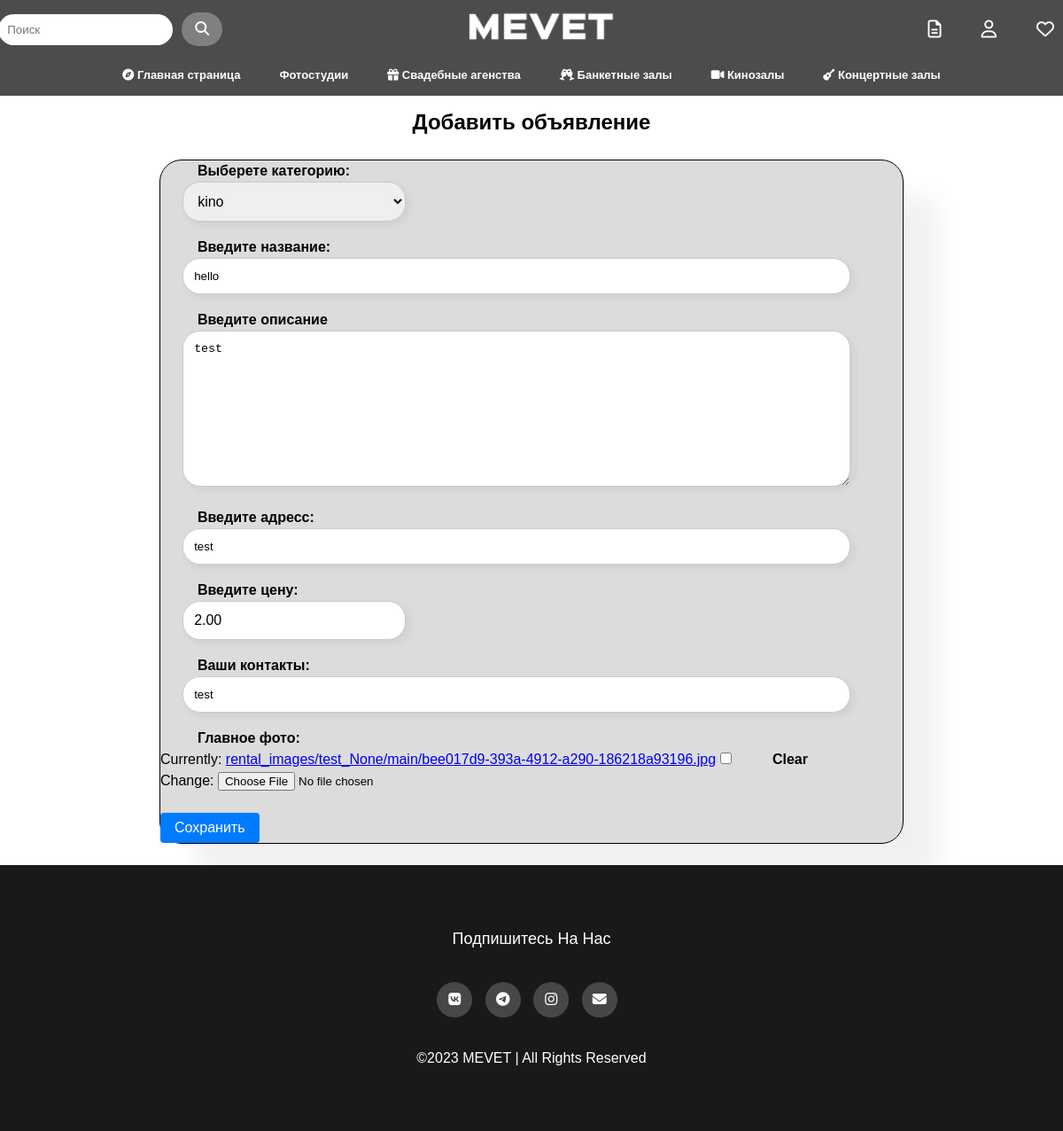
/rental/10/edit/ (signed in), run on an earlier commit of the app's database.
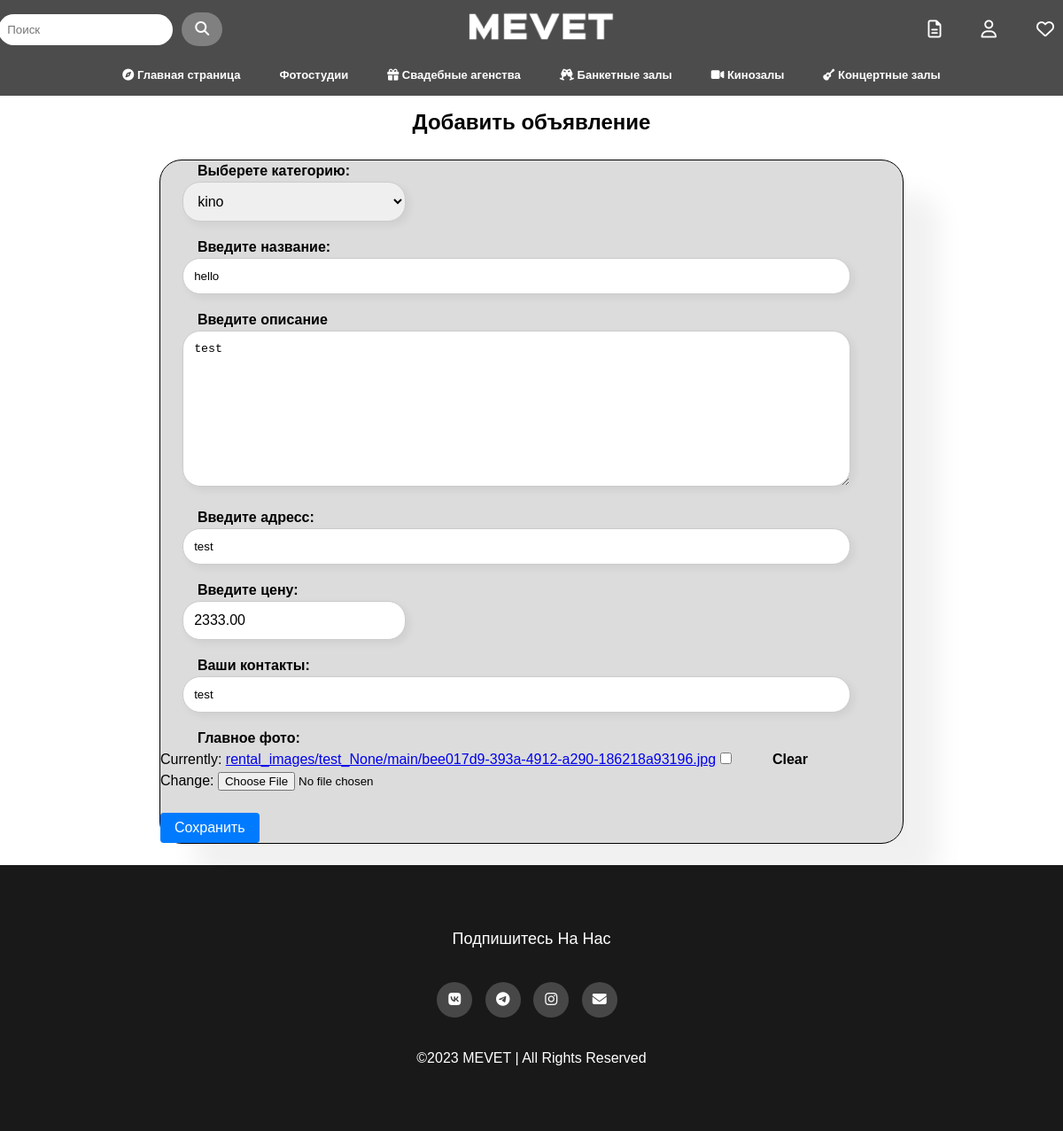
And on a later commit of the database.
### rental_ads/models.py (models this page shows, shortened)
class Rental(models.Model):
    category = models.ForeignKey(Category, on_delete=models.CASCADE)
    title = models.CharField(max_length=200)
    description = models.TextField()
    address = models.CharField(max_length=200)
    price = models.DecimalField(max_digits=10, decimal_places=2)
    contact = models.CharField(max_length=100)
    created_at = models.DateTimeField(auto_now_add=True)
    updated_at = models.DateTimeField(auto_now=True)
    main_image = models.ImageField(upload_to=rental_main_image_upload_path, blank=True, null=True)
    user = models.ForeignKey(settings.AUTH_USER_MODEL, on_delete=models.CASCADE, default=1)
    class Meta:
        verbose_name = "Rental"
        verbose_name_plural = "Rentals"

### rental_ads/views.py (the view)
# urls.py: path('rental/<int:rental_id>/edit/', views.edit_rental, name='edit_rental'),
@login_required
def edit_rental(request, rental_id):
    rental = get_object_or_404(Rental, pk=rental_id, user=request.user)
    if request.method == 'POST':
        form = RentalForm(request.POST, request.FILES, instance=rental)
        if form.is_valid():
            rental = form.save(commit=False)
            rental.user = request.user
            rental.save()
            return redirect('rental_detail', category_name=rental.category.name, rental_id=rental.id)
    else:
        form = RentalForm(instance=rental)
    return render(request, 'edit_rental.html', {'form': form})

### rental_ads/forms.py
class RentalForm(forms.ModelForm):
    class Meta:
        model = Rental
        fields = ['category', 'title', 'description', 'address', 'price', 'contact', 'main_image']
        widgets = {
          'category': forms.Select(choices=Category.objects.all(), attrs={'class': 'form-control'}),
          'title': forms.TextInput(attrs={'class': 'form-control'}),
          'description': forms.Textarea(attrs={'class': 'form-control'}),
          'address': forms.TextInput(attrs={'class': 'form-control'}),
          'price': forms.NumberInput(attrs={'class': 'form-control'}),
          'contact': forms.TextInput(attrs={'class': 'form-control'}),
          'main_image': forms.ClearableFileInput(attrs={'class': 'form-control-file'}),
        }

### rental_ads/models.py (called while the page is built)
    def __str__(self):
        return self.name

### rental_ads/templates/edit_rental.html (shortened to what this page needs)
{% extends 'base.html' %}
{% load static %}
{% block content %}
  <h2 align="center">Добавить объявление</h2>
<br>
<div class="form-container">
  <form method="POST" enctype="multipart/form-data" class="form-group">
      <label for="{{ form.category.id_for_label }}">Выберете категорию:</label>
    <br>
      {{ form.category }}
    <br>
      <label for="{{ form.title.id_for_label }}">Введите название:</label>
      {{ form.title }}
    <br>
      <label for="{{ form.description.id_for_label }}">Введите описание</label>
      {{ form.description }}
    <br>
      <label for="{{ form.address.id_for_label }}">Введите адресс:</label>
      {{ form.address }}
<br>
      <label for="{{ form.price.id_for_label }}">Введите цену:</label>
    <br>
      {{ form.price }}
    <br>
      <label for="{{ form.contact.id_for_label }}">Ваши контакты:</label>
      {{ form.contact }}
    <br>
      <label for="{{ form.main_image.id_for_label }}">Главное фото:</label>
    <br>
      {{ form.main_image }}
    <br>
    <br>
    <button type="submit" class="btn btn-primary">Сохранить</button>
  </form>
</div>
{% endblock %}

### rental_ads/templates/base.html (shortened to what this page needs)
{% load static %}
<!DOCTYPE html>
<html lang="en">
<head>
    <link rel="stylesheet" href="{% static 'rental_ads/css/style_menu.css' %}">
    <link rel="stylesheet" href="{% static 'rental_ads/css/style_footer.css' %}">
    <link rel="stylesheet" href="{% static 'rental_ads/css/style_osnov.css' %}">
    <link href="https://fonts.cdnfonts.com/css/century-gothic?styles=24895" rel="stylesheet">
    <link rel="stylesheet" href="https://use.fontawesome.com/releases/v5.3.1/css/all.css"
>
    <link rel="stylesheet" href="https://stackpath.bootstrapcdn.com/font-awesome/4.7.0/css/font-awesome.min.css">
    <link rel="stylesheet" href="https://cdnjs.cloudflare.com/ajax/libs/font-awesome/5.15.3/css/all.min.css" />
</head>
<body>
<header>
    <div class="top">
        <form class="search-form" method="get" action="{% url 'rental_search' %}">
            <div class="left">
                <input type="search" class="search-input" placeholder="Поиск">
            </div>
             <button type="submit" class="search-button"><i class="fa-solid fa-search"></i></button>
        </form>
        <div class="center">
            <img src="{% static 'rental_ads/img/logo.png' %}" alt="Логотип">
        </div>
        <div class="right">
            {% if user.is_authenticated %}
                <a href="/rental_manage" class="fa-regular fa-file-alt"></a>
                <a href="{% url 'logout' %}" class="fa-regular fa-user"></a>
            {% else %}
                <a href="#blackout-login" class="fa-regular fa-user"></a>
            {% endif %}
                <a href="/favorites" class="fa-regular fa-heart"></a>
        </div>
    </div>
    <div class="bottom">
        {% with request.path|lower|slice:":-1" as current_path %}
            <a href="/" class="fa-regular fas far far fa-compass" style="background: "><font class="bottom-text"> Главная страница</font></a>
            <a href="/pagefoto" class="fa-regular fas fa-photo" style="background: {% if '/pagefoto' == current_path %} white; color: black; {% endif %}"><font class="bottom-text"> Фотостудии</font></a>
            <a href="/svadba" class="fa-regular fas fa-gift" style="background: {% if '/svadba' == current_path %} white; color: black; {% endif %}"><font class="bottom-text"> Свадебные агенства</font></a>
            <a href="/banket" class="fa-regular fas fa-glass-cheers" style="background: {% if '/banket' == current_path %} white; color: black; {% endif %}"><font class="bottom-text"> Банкетные залы</font></a>
            <a href="/kino" class="fa-regular fas fa-video" style="background: {% if '/kino' == current_path %} white; color: black; {% endif %}"><font class="bottom-text"> Кинозалы</font></a>
            <a href="/kon" class="fa-regular fas fa-guitar" style="background: {% if '/kon' == current_path %} white; color: black; {% endif %}"><font class="bottom-text"> Концертные залы</font></a>
        {% endwith %}
    </div>
</header>
<br>
<br>
<br>
<br>
<br>
{% block content %} {% endblock content %}
<center>
<footer class="footer">
    <div class="container">
        <div class="footer-col">
            <h4>Подпишитесь на нас</h4>
            <div class="social-links">
                <a href="https://vk.com/mixysami"><i class="fa-brands fa-vk"></i></a>
                <a href="https://t.me/mixxxs"><i class="fa-brands fa-telegram"></i></a>
                <a href="https://www.instagram.com/mixysami*"><i class="fab fa-instagram"></i></a>
                <a href="https://www.google.com/intl/ru/gmail/about/"><i class="fa-solid fa-envelope"></i></a>
            </div>
        </div>
        <p style="color: white;">©2023 MEVET | All Rights Reserved</p>
    </div>
</footer>
</center>
</body>
</html>

### rental_ads/static/rental_ads/css/style_menu.css (style rules this page uses)
* { box-sizing: border-box; }
body { margin: 0; }
header { position: fixed; top: 0; left: 0; width: 100%; display: flex; flex-direction: column; align-items: center; padding: 10px; background-color: rgba(0, 0, 0, 0.7); backdrop-filter: blur(13px); transition: transform 0.3s ease-in-out; z-index: 999; }
.top { display: flex; justify-content: space-between; align-items: center; width: 100%; max-width: 1200px; }
.left { display: flex; align-items: center; }
.search-form { margin-left: -1%; display: flex; align-items: center; }
.search-input { padding: 10px; border: none; border-radius: 20px; margin-right: 10px; }
.search-button { background-color: gray; border: none; border-radius: 50px; color: white; padding: 10px 15px; font-size: 16px; cursor: pointer; transition: all 0.3s ease-in-out; }
.center { text-align: center; }
.center img { margin-right: 5%; max-width: 25%; }
.right { display: flex; align-items: center; }
.right a { transition: all 0.2s ease-in-out; margin-left: 45px; text-decoration: none; color: white; font-size: 20px; }
.bottom { display: flex; justify-content: center; width: 100%; max-width: 1200px; margin-top: 14px; }
.bottom a { color: white; font-size: 13px; margin: 0 15px; text-decoration: none; padding: 7px; border-radius: 20px; transition: all 0.2s ease-in-out; }
.bottom-text { font-size: 13px; font-family: 'Century Gothic', sans-serif; }

### rental_ads/static/rental_ads/css/style_footer.css (style rules this page uses)
body { line-height: 1.5; font-family: 'Century Gothic', sans-serif; }
* { margin:0; padding:0; box-sizing: border-box; }
footer { width: 100%; background-color: rgba(0, 0, 0, 0.9); backdrop-filter: blur(13px); background-size: cover; background-position: center; }
.container { max-width: 100%; margin:auto; }
.container p { margin-top: 2%; }
.footer { padding: 70px 0; }
.footer-col { width: 25%; padding: 0 13px; }
.footer-col h4 { font-size: 18px; color: #ffffff; text-transform: capitalize; margin-bottom: 35px; font-weight: 500; position: relative; }
.footer-col .social-links a { display: inline-block; height: 40px; width: 40px; background-color: rgba(255,255,255,0.2); margin:0 10px 10px 0; text-align: center; line-height: 40px; border-radius: 50%; color: #ffffff; transition: all 0.5s ease; }

### rental_ads/static/rental_ads/css/style_osnov.css (style rules this page uses)
.form-container { display: flex; justify-content: center; }
.form-group { border:solid 1px black; width: 70%; border-radius: 25px; height: auto; box-shadow:40px 40px 30px rgba(0,0,0,0.06); background: #DCDCDC; }
.form-group label { padding-left: 5%; padding-top: 5%; font-weight: bold; }
.form-group input[type="text"] { width: 90%; padding: 12px; border: 1px solid #ccc; border-radius: 20px; resize: vertical; box-shadow:4px 4px 10px rgba(0,0,0,0.06); margin-left: 3%; margin-bottom: 2%; }
.form-group input[type="number"] { width: 30%; padding: 12px; font-size: 1rem; border: 1px solid #ccc; border-radius: 20px; resize: vertical; box-shadow:4px 4px 10px rgba(0,0,0,0.06); margin-left: 3%; margin-bottom: 2%; }
.form-group textarea { width: 90%; padding: 12px; border: 1px solid #ccc; border-radius: 20px; resize: vertical; box-shadow:4px 4px 10px rgba(0,0,0,0.06); margin-left: 3%; margin-bottom: 2%; }
.form-group select { width: 30%; padding: 12px; font-size: 1rem; border: 1px solid #ccc; border-radius: 20px; resize: vertical; box-shadow:4px 4px 10px rgba(0,0,0,0.06); margin-left: 3%; margin-bottom: 2%; }
.form-group button[type="submit"] { background-color: #007bff; color: #fff; border: none; border-radius: 0.25rem; padding: 0.5rem 1rem; font-size: 1rem; cursor: pointer; }

What changed in the data, as far as the page shows it:
changed Rental "kino": price "2.00" → "2333.00"
